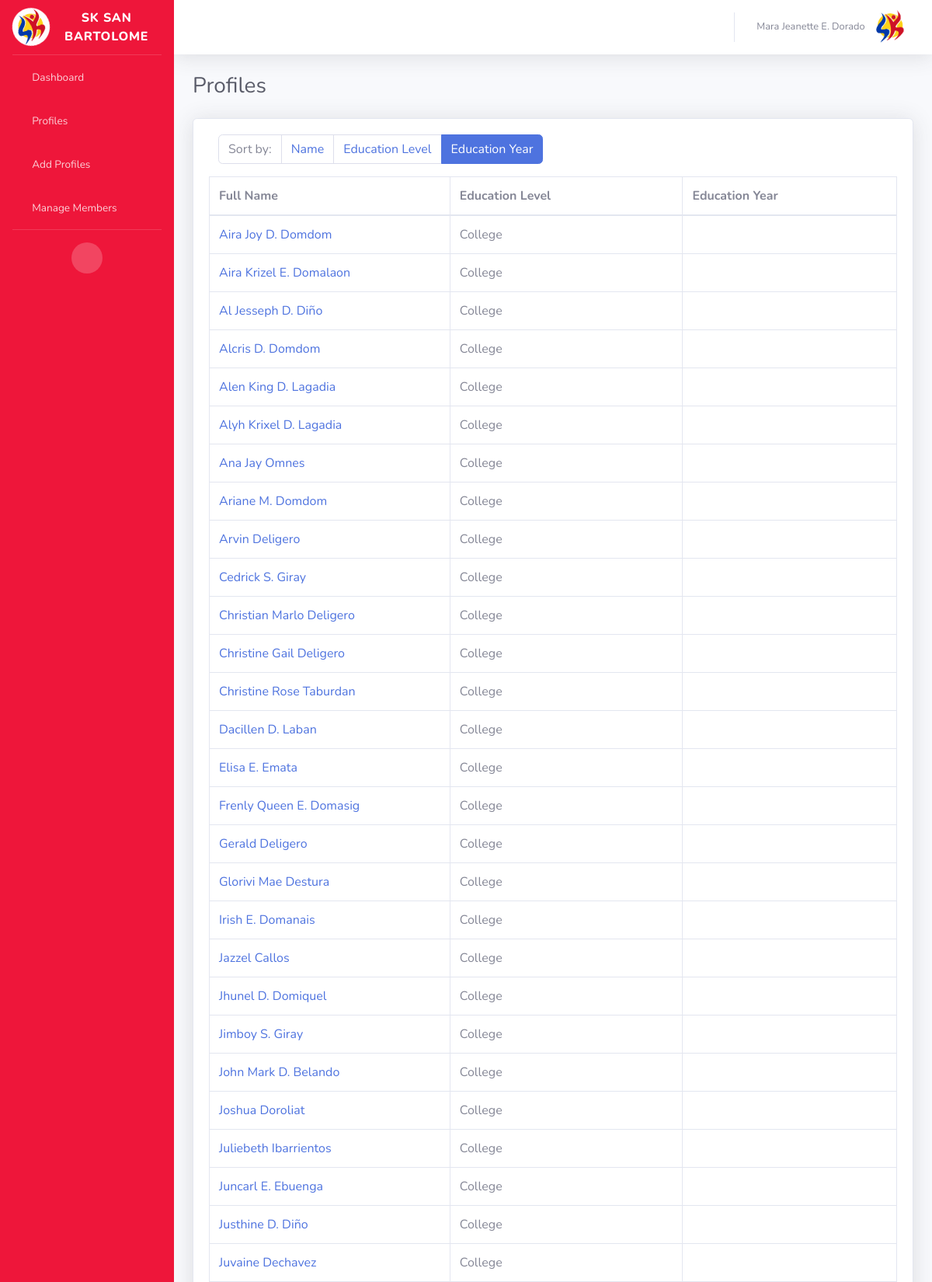
The page /filter_year/ (signed in, upper part) on the database its author committed.
### profiling/models.py (models this page shows, shortened)
class Profile (models.Model):
    education_level_choices = (
        ("College","College"),
        ("High School","High School"),
        ("Elementary","Elementary"),
        ("Out of School","Out of School"),
        ("Graduates","Graduates")
    )
    education_year_choices = (
        ("Grade 1","Grade 1"),
        ("Grade 2", "Grade 2"),
        ("Grade 3", "Grade 3"),
        ("Grade 4", "Grade 4"),
        ("Grade 5", "Grade 5"),
        ("Grade 6", "Grade 6"),
        ("Grade 7", "Grade 7"),
        ("Grade 8", "Grade 8"),
        ("Grade 9", "Grade 9"),
        ("Grade 10", "Grade 10"),
        ("Grade 11", "Grade 11"),
        ("Grade 12", "Grade 12"),
        ("1st Year", "1st Year"),
        ("2nd Year", "2nd Year"),
        ("3rd Year", "3rd Year"),
        ("4th Year", "4th Year"),
        ("5th Year", "5th Year"),
    )
    sex_choices = (
        ("Male","Male"),
        ("Female","Female"),
    )
    full_name = models.CharField(max_length=250)
    first_name = models.CharField(max_length=250)
    middle_name = models.CharField(max_length=250, null=True, blank=True)
    last_name = models.CharField(max_length=250)
    birthday = models.DateField(null=True, blank=True)
    age = models.IntegerField( null=True, blank=True)
    education_level = models.CharField(max_length=250, choices=education_level_choices)
    education_year = models.CharField(max_length=250, choices=education_year_choices,null=True, blank=True)
    school = models.CharField(max_length=250, null=True, blank=True)
    sex = models.CharField(max_length=250, null=True, blank=True, choices=sex_choices)
    purok = models.CharField(max_length=250, null=True, blank=True)
    slug = models.SlugField(max_length=250)

### profiling/views.py (the view)
# urls.py: path('filter_year/', views.profile_filter_year, name="profile_filter_year_page"),
@login_required
def profile_filter_year(response):
    datas = Profile.objects.all().order_by('education_year')
    current_user = response.user
    return render(response, "profiles/profiles-filter-year.html",{
        'datas':datas,
        'current_user': current_user,
    })

### profiling/templates/profiles/profiles-filter-year.html (shortened to what this page needs)
{% extends 'dashboard/index.html' %}
{% load static %}
{% block content %}
    <div class="d-sm-flex align-items-center justify-content-between mb-4">
        <h1 class="h3 mb-0 text-gray-800">Profiles</h1>
    </div>
    <div class="card shadow mb-4" style="">
        <div class="card-body">
            <div class="col-sm-12 col-md-7">
                <div class="dataTables_paginate paging_simple_numbers" id="dataTable_paginate">
                    <ul class="pagination">
                        <li class="paginate_button page-item previous disabled" id="dataTable_previous"><a
                                href="#" aria-controls="dataTable" data-dt-idx="0" tabindex="0"
                                class="page-link">Sort by: </a></li>
                        <li class="paginate_button page-item "><a href="{% url 'profiles' %}"
                                                                        aria-controls="dataTable"
                                                                        data-dt-idx="1" tabindex="0"
                                                                        class="page-link">Name</a></li>
                        <li class="paginate_button page-item  "><a href="{% url 'profile_filter_level_page' %}"
                                                                  aria-controls="dataTable"
                                                                  data-dt-idx="2" tabindex="0"
                                                                  class="page-link">Education Level</a></li>
                        <li class="paginate_button page-item active"><a href="{% url 'profile_filter_year_page' %}"
                                                                  aria-controls="dataTable"
                                                                  data-dt-idx="3" tabindex="0"
                                                                  class="page-link">Education Year</a></li>
                    </ul>
                </div>
            </div>
            <div class="table-responsive">
                <div id="dataTable_wrapper" class="dataTables_wrapper dt-bootstrap4">
                    <div class="row">
                        <div class="col-sm-12">
                            <table class="table table-bordered dataTable" id="dataTable" width="100%" cellspacing="0"
                                   role="grid" aria-describedby="dataTable_info" style="width: 100%;">
                                <thead>
                                <tr role="row">
                                    <th class="sorting sorting_asc" tabindex="0" aria-controls="dataTable" rowspan="1"
                                        colspan="1" aria-sort="ascending"
                                        aria-label="Name: activate to sort column descending" style="width: 57px;">Full
                                        Name
                                    </th>
                                    <th class="sorting" tabindex="0" aria-controls="dataTable" rowspan="1" colspan="1"
                                        aria-label="Office: activate to sort column ascending" style="width: 49px;">
                                        Education Level
                                    </th>
                                    <th class="sorting" tabindex="0" aria-controls="dataTable" rowspan="1" colspan="1"
                                        aria-label="Age: activate to sort column ascending" style="width: 31px;">
                                        Education Year
                                    </th>
                                </tr>
                                </thead>
                                <tbody>
                                {% if datas %}
                                    {% for data in datas %}
                                        <tr>
                                            <td><a href="{% url 'profile_page' data.slug %}">{{ data.full_name }}</a>
                                            </td>
                                            <td>{{ data.education_level }}</td>
                                            <td>{{ data.education_year | default_if_none:""}}</td>
                                        </tr>
                                    {% endfor %}
                                {% else %}
                                    <tr class="odd">
                                        <td colspan="5" style="text-align: center">Currently no data</td>
                                    </tr>
                                {% endif %}
                                </tbody>
                            </table>
                        </div>
                    </div>
                </div>
            </div>
        </div>
    </div>
{% endblock %}

### profiling/templates/dashboard/index.html (shortened to what this page needs)
{% load static %}
<!DOCTYPE html>
<html lang="en">
<head>
    <link href="{% static 'dashboard/vendor/fontawesome-free/css/all.min.css' %}" rel="stylesheet" type="text/css">
    <link href="{% static 'dashboard/css/sb-admin-2.min.css' %} " rel="stylesheet">
</head>
<body id="page-top">
<div id="wrapper">
    {% include 'dashboard/sidebar.html' %}
    <div id="content-wrapper" class="d-flex flex-column">
        <div id="content">
            <nav class="navbar navbar-expand navbar-light bg-white topbar mb-4 static-top shadow">
                <ul class="navbar-nav ml-auto">
                    <li class="nav-item dropdown no-arrow">
                        <a class="nav-link dropdown-toggle" href="#" id="userDropdown" role="button"
                           data-toggle="dropdown" aria-haspopup="true" aria-expanded="false">
                            <span class="mr-2 d-none d-lg-inline text-gray-600 small">{{ current_user.get_full_name }}</span>
                            <img src="{% static 'dashboard/img/sklogo.png' %}" alt="SK Logo" height="50px">
                        </a>
                    </li>
                </ul>
            </nav>
            <div class="container-fluid">
                {% block content %}{% endblock %}
            </div>
        </div>
    </div>
</div>
</body>
</html>

### rows shown on the page
Profile: full_name "Aira Joy D. Domdom", education_level "College"
Profile: full_name "Aira Krizel E. Domalaon", education_level "College"
Profile: full_name "Al Jesseph D. Diño", education_level "College"
Profile: full_name "Alcris D. Domdom", education_level "College"
Profile: full_name "Alen King D. Lagadia", education_level "College"
Profile: full_name "Alyh Krixel D. Lagadia", education_level "College"
Profile: full_name "Ana Jay Omnes", education_level "College"
Profile: full_name "Ariane M. Domdom", education_level "College"
Profile: full_name "Arvin Deligero", education_level "College"
Profile: full_name "Cedrick S. Giray", education_level "College"
Profile: full_name "Christian Marlo Deligero", education_level "College"
Profile: full_name "Christine Gail Deligero", education_level "College"
Profile: full_name "Christine Rose Taburdan", education_level "College"
Profile: full_name "Dacillen D. Laban", education_level "College"
Profile: full_name "Elisa E. Emata", education_level "College"
Profile: full_name "Frenly Queen E. Domasig", education_level "College"
Profile: full_name "Gerald Deligero", education_level "College"
Profile: full_name "Glorivi Mae Destura", education_level "College"
Profile: full_name "Irish E. Domanais", education_level "College"
Profile: full_name "Jazzel Callos", education_level "College"
Profile: full_name "Jhunel D. Domiquel", education_level "College"
Profile: full_name "Jimboy S. Giray", education_level "College"
Profile: full_name "John Mark D. Belando", education_level "College"
Profile: full_name "Joshua Doroliat", education_level "College"
Profile: full_name "Juliebeth Ibarrientos", education_level "College"
Profile: full_name "Juncarl E. Ebuenga", education_level "College"
Profile: full_name "Justhine D. Diño", education_level "College"
Profile: full_name "Juvaine Dechavez", education_level "College"

### other values the page prints
{{ current_user.get_full_name }} "Mara Jeanette E. Dorado"
